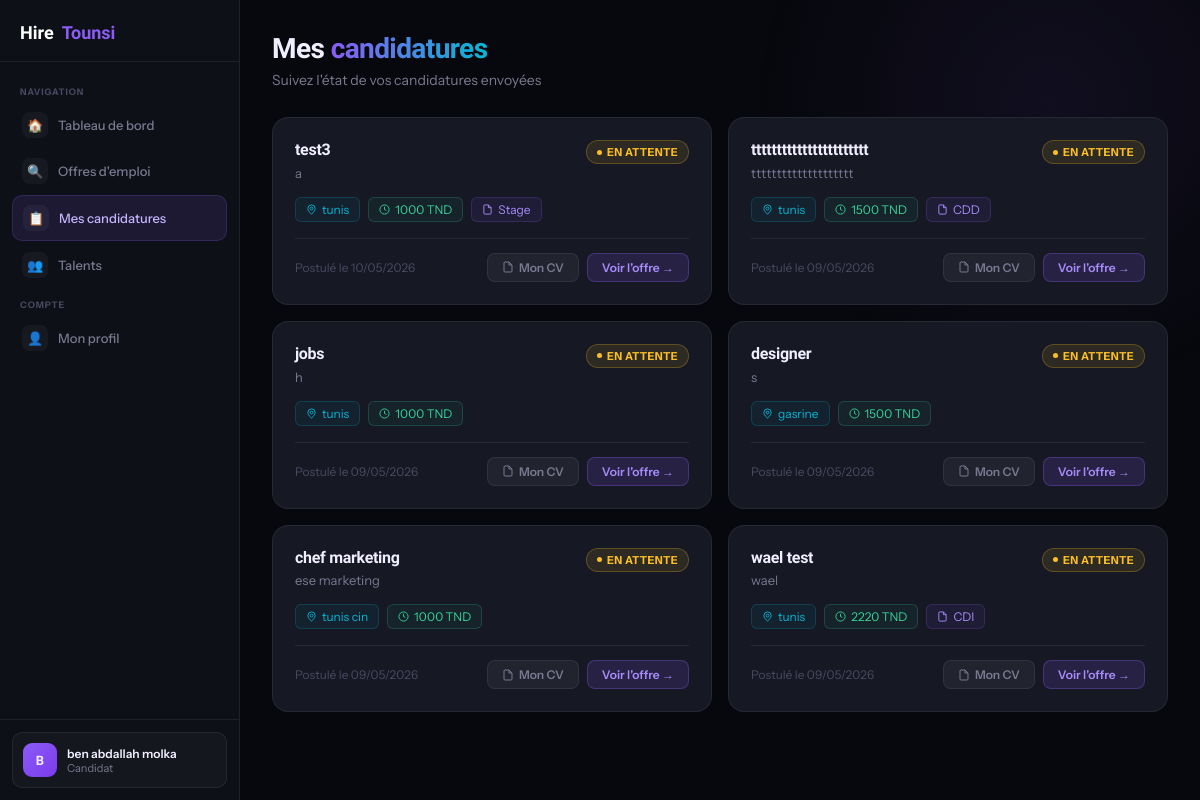
The page /mes_candidatures.php (signed in) on the database as committed earlier.
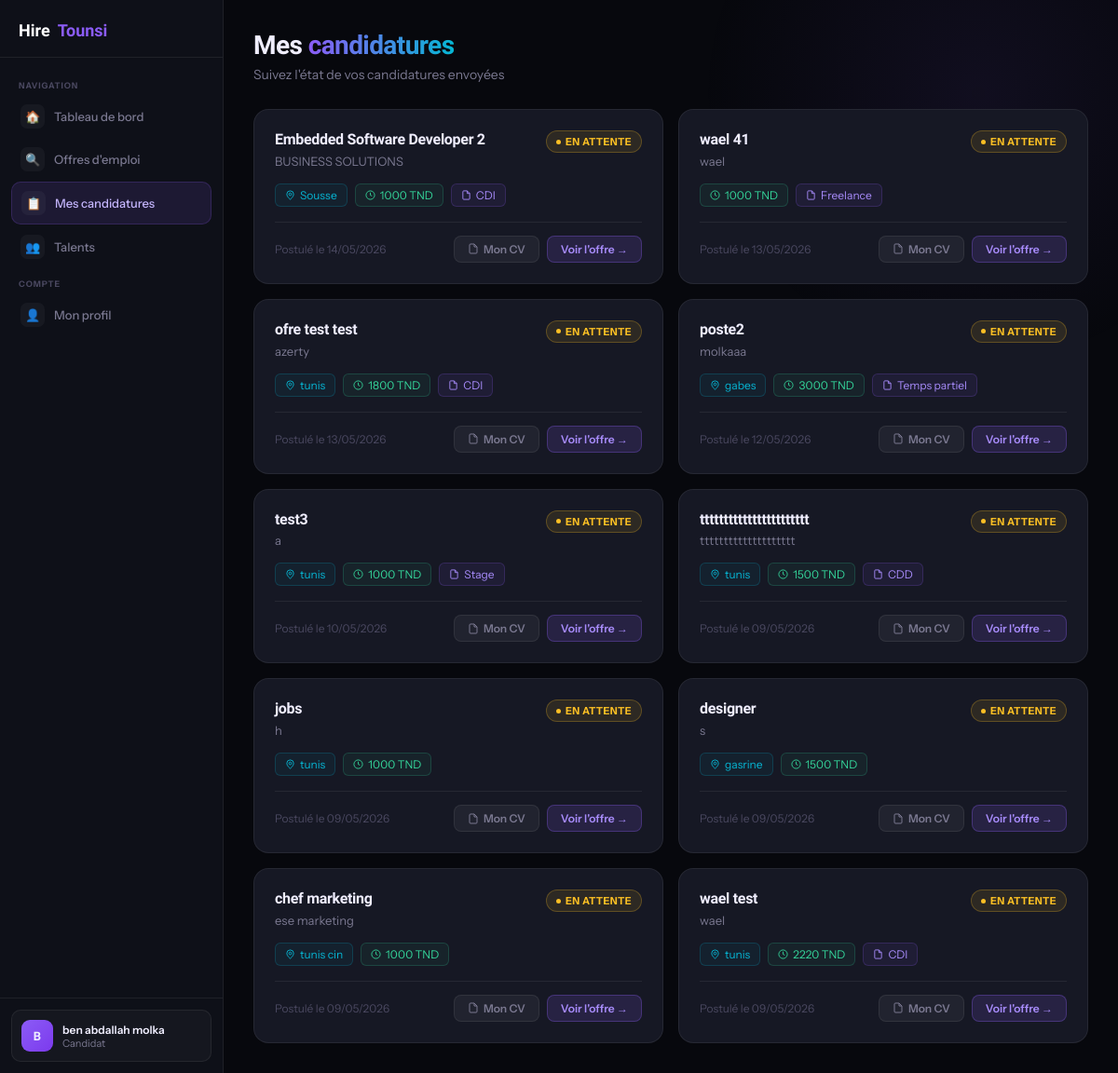
The same page on the database as committed later.
### tables this page shows
CREATE TABLE `users` (
  `id` int(11) NOT NULL,
  `name` varchar(100) NOT NULL,
  `email` varchar(150) NOT NULL,
  `password` varchar(255) NOT NULL,
  `created_at` timestamp NOT NULL DEFAULT current_timestamp(),
  `phone` varchar(20) DEFAULT NULL,
  `bio` text DEFAULT NULL,
  `skills` text DEFAULT NULL,
  `cv_path` varchar(255) DEFAULT NULL,
  `avatar_path` varchar(255) DEFAULT NULL,
  `job_title` varchar(100) DEFAULT NULL,
  `role` enum('candidat','recruteur','both','admin') DEFAULT 'candidat',
  `is_recruiter` tinyint(1) DEFAULT 0,
  `profile_photo` varchar(255) DEFAULT NULL,
  `cv` varchar(255) DEFAULT NULL
);

CREATE TABLE `applications` (
  `id` int(11) NOT NULL,
  `user_id` int(11) NOT NULL,
  `job_id` int(11) NOT NULL,
  `cv` varchar(255) DEFAULT NULL,
  `cover_letter` text DEFAULT NULL,
  `has_experience` tinyint(1) DEFAULT 0,
  `experience_years` varchar(20) DEFAULT NULL,
  `availability` varchar(100) DEFAULT NULL,
  `status` varchar(20) DEFAULT 'pending',
  `created_at` timestamp NOT NULL DEFAULT current_timestamp()
);

CREATE TABLE `jobs` (
  `id` int(11) NOT NULL,
  `title` varchar(255) DEFAULT NULL,
  `company` varchar(255) DEFAULT NULL,
  `salary` varchar(100) DEFAULT NULL,
  `salary_max` varchar(100) DEFAULT NULL,
  `city` varchar(100) DEFAULT NULL,
  `description` text DEFAULT NULL,
  `created_at` timestamp NOT NULL DEFAULT current_timestamp(),
  `status` varchar(20) DEFAULT 'pending',
  `user_id` int(11) DEFAULT NULL,
  `contract_type` varchar(50) DEFAULT NULL,
  `category` varchar(100) DEFAULT NULL,
  `experience_level` varchar(100) DEFAULT NULL,
  `recruiter_type` varchar(50) DEFAULT NULL,
  `external_apply` tinyint(1) DEFAULT 0,
  `external_url` text DEFAULT NULL,
  `questions` longtext DEFAULT NULL,
  `company_id` int(11) DEFAULT NULL
);

### mes_candidatures.php (the view, shortened to what this page needs)
<?php
include "config.php";
$userId = $_SESSION["user_id"];
$stmt = $pdo->prepare("
    SELECT
        applications.*,
        jobs.title,
        jobs.company,
        jobs.city,
        jobs.contract_type,
        jobs.salary
    FROM applications
    INNER JOIN jobs ON applications.job_id = jobs.id
    WHERE applications.user_id = ?
    ORDER BY applications.created_at DESC
");
$stmt->execute([$userId]);
$applications = $stmt->fetchAll(PDO::FETCH_ASSOC);
$stmtUser = $pdo->prepare("SELECT * FROM users WHERE id = ?");
$stmtUser->execute([$userId]);
$userData = $stmtUser->fetch();
$userName = htmlspecialchars($userData["name"] ?? 'Utilisateur');
$initials = strtoupper(substr($userName, 0, 1));
?>
<!DOCTYPE html>
<html lang="fr">
<head>
</head>
<body>
<aside class="sidebar">
  <a href="index.html" class="sidebar-logo">Hire<em>Tounsi</em></a>
  <nav class="sidebar-nav">
    <span class="nav-sep">Navigation</span>
    <a href="dashboard.php" class="nav-item">
      <span class="nav-icon">🏠</span> Tableau de bord
    </a>
    <a href="jobs.php" class="nav-item">
      <span class="nav-icon">🔍</span> Offres d'emploi
    </a>
    <a href="mes_candidatures.php" class="nav-item active">
      <span class="nav-icon">📋</span> Mes candidatures
    </a>
    <a href="talents.php" class="nav-item">
      <span class="nav-icon">👥</span> Talents
    </a>
    <span class="nav-sep">Compte</span>
    <a href="profile.php" class="nav-item">
      <span class="nav-icon">👤</span> Mon profil
    </a>
  </nav>
  <div class="sidebar-bottom">
    <div class="user-pill">
      <div class="avatar-sm"><?= $initials ?></div>
      <div class="user-pill-info">
        <div class="upn"><?= $userName ?></div>
        <div class="upr">Candidat</div>
      </div>
    </div>
  </div>
</aside>
<main class="main">
  <div class="page-header">
    <h1>Mes <span>candidatures</span></h1>
    <p>Suivez l'état de vos candidatures envoyées</p>
  </div>
  <div class="grid">
    <?php if (count($applications) > 0): ?>
      <?php foreach($applications as $app):
        $status = $app['status'] ?? 'pending';
        $statusClass = match($status) {
            'pending' => 'status-pending',
            'reviewed', 'seen' => 'status-reviewed',
            'accepted', 'approved' => 'status-accepted',
            'rejected' => 'status-rejected',
            default => 'status-pending'
        };
        $statusLabel = match($status) {
            'pending' => 'En attente',
            'reviewed', 'seen' => 'Vue',
            'accepted', 'approved' => 'Acceptée',
            'rejected' => 'Refusée',
            default => 'En attente'
        };
      ?>
      <div class="card">
        <div class="card-header">
          <div>
            <div class="card-title"><?= htmlspecialchars($app["title"]) ?></div>
            <div class="card-company"><?= htmlspecialchars($app["company"]) ?></div>
          </div>
          <span class="status-badge <?= $statusClass ?>">
            <span class="status-dot"></span><?= $statusLabel ?>
          </span>
        </div>
        <div class="card-meta">
          <?php if (!empty($app['city'])): ?>
          <span class="chip location">
            <svg width="11" height="11" viewBox="0 0 24 24" fill="none" stroke="currentColor" stroke-width="2">
              <path d="M20 10c0 6-8 12-8 12s-8-6-8-12a8 8 0 0 1 16 0Z"/><circle cx="12" cy="10" r="3"/>
            </svg>
            <?= htmlspecialchars($app["city"]) ?>
          </span>
          <?php endif; ?>
          <?php if (!empty($app['salary'])): ?>
          <span class="chip salary">
            <svg width="11" height="11" viewBox="0 0 24 24" fill="none" stroke="currentColor" stroke-width="2">
              <circle cx="12" cy="12" r="10"/><path d="M12 6v6l4 2"/>
            </svg>
            <?= htmlspecialchars($app["salary"]) ?> TND
          </span>
          <?php endif; ?>
          <?php if (!empty($app['contract_type'])): ?>
          <span class="chip contract">
            <svg width="11" height="11" viewBox="0 0 24 24" fill="none" stroke="currentColor" stroke-width="2">
              <path d="M14 2H6a2 2 0 0 0-2 2v16a2 2 0 0 0 2 2h12a2 2 0 0 0 2-2V8z"/><polyline points="14 2 14 8 20 8"/>
            </svg>
            <?= htmlspecialchars($app["contract_type"]) ?>
          </span>
          <?php endif; ?>
        </div>
        <div class="card-footer">
          <span class="card-date">
            Postulé le <?= date("d/m/Y", strtotime($app["created_at"])) ?>
          </span>
          <div style="display:flex;gap:8px;">
            <a href="uploads/<?= htmlspecialchars($app["cv"]) ?>" target="_blank" class="btn-view-cv">
              <svg width="12" height="12" viewBox="0 0 24 24" fill="none" stroke="currentColor" stroke-width="2">
                <path d="M14 2H6a2 2 0 0 0-2 2v16a2 2 0 0 0 2 2h12a2 2 0 0 0 2-2V8z"/><polyline points="14 2 14 8 20 8"/>
              </svg>
              Mon CV
            </a>
            <a href="jobs.php" class="btn-view">Voir l'offre →</a>
          </div>
        </div>
      </div>
      <?php endforeach; ?>
    <?php endif; ?>
  </div>
</main>
</body>
</html>

Rows that differ between the two databases and show on the page:
added applications: job.title "Embedded Software Developer 2", job.company "BUSINESS SOLUTIONS", status "EN ATTENTE", job.city "Sousse", job.salary "1000", job.contract_type "CDI", created_at "14/05/2026"
added applications: job.title "wael 41", job.company "wael", status "EN ATTENTE", job.salary "1000", job.contract_type "Freelance", created_at "13/05/2026"
added applications: job.title "ofre test test", job.company "azerty", status "EN ATTENTE", job.city "tunis", job.salary "1800", job.contract_type "CDI", created_at "13/05/2026"
added applications: job.title "poste2", job.company "molkaaa", status "EN ATTENTE", job.city "gabes", job.salary "3000", job.contract_type "Temps partiel", created_at "12/05/2026"
